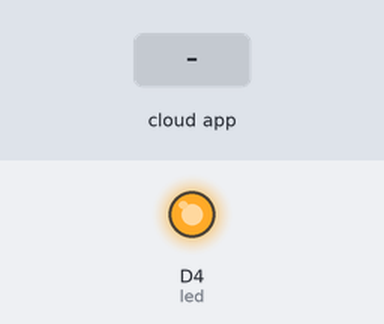
The sketch below on a simulated ESP8266 (NodeMCU). On the bench: output pins drawn as LEDs (lit = HIGH). The test bench sets the inputs (shaded band). WiFi joins after 1.5 s; servers stay silent unless stated; what the sketch prints to the serial monitor is not drawn.

Above: at 2.7 s.
2.8 s: the phone or cloud app sets LED to 64
At 3.8 s:
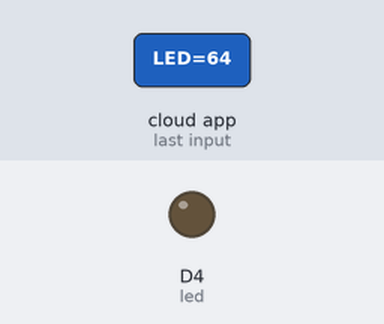
4.3 s: the phone or cloud app sets LED to 0
At 4.9 s:
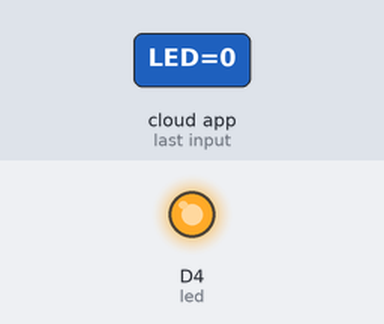
5.8 s: the phone or cloud app sets LED to 128
At 7.2 s:
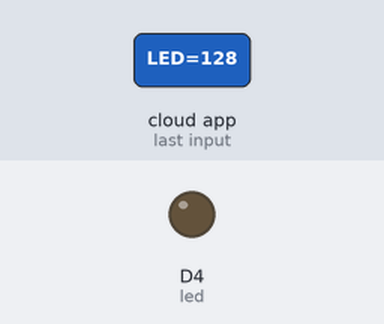
Timing chart, 0 to 8.8 s (numbered marks = the images above; inputs shaded):
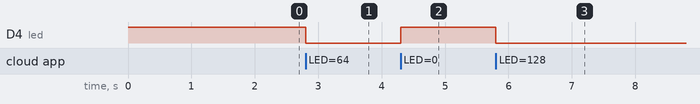

The sketch:

alexa_led.ino
```cpp
#include <ESP8266WiFi.h>
#include <Espalexa.h>
Espalexa espAlexa;
////////////////////////////
#define led D4

#include "secrets.h"  // WIFI_SSID y WIFI_PASS (ver secrets.example.h)

void setup() {
  Serial.begin(115200);
  pinMode(led,OUTPUT);
  digitalWrite(led,HIGH); //inicia apagado
  ConectarWifi();
  espAlexa.addDevice("LED",foco);
  espAlexa.begin();
}
///////////////////// VOID LOOP ////////////////////////////////////////////////////
void loop(){
  ConectarWifi();
  espAlexa.loop();
  delay(1);}

/////////////////// FUNCION PARA CONECTAR EL WIFI ///////////////////////////////////
void ConectarWifi() {
  if(WiFi.status() != WL_CONNECTED) {
     WiFi.mode(WIFI_STA);
     WiFi.begin(WIFI_SSID, WIFI_PASS);
     Serial.println("");
     Serial.println("Connecting to WiFi");
     while(WiFi.status() != WL_CONNECTED) {
           delay(500);
           Serial.print(".");}
    Serial.print("Connected to ");
    Serial.println(WIFI_SSID);
    Serial.print("IP address: ");
    Serial.println(WiFi.localIP());}}
/////////////////// FUNCION PARA  LED /////////////////////////////
void foco(uint8_t brillo){
     if(brillo){
      digitalWrite(led, LOW);}
     else{
      digitalWrite(led, HIGH);}}
```

secrets.example.h
```cpp
// Copia este archivo como secrets.h y pon los datos de tu red Wi-Fi.
// secrets.h esta en .gitignore y no se sube al repositorio.
#define WIFI_SSID "tu-red-wifi"
#define WIFI_PASS "tu-contrasena"
```

Measured:
- after the input at 2.8 s, D4 (led): HIGH → LOW at once
- after the input at 4.3 s, D4 (led): LOW → HIGH at once
- after the input at 5.8 s, D4 (led): HIGH → LOW at once
